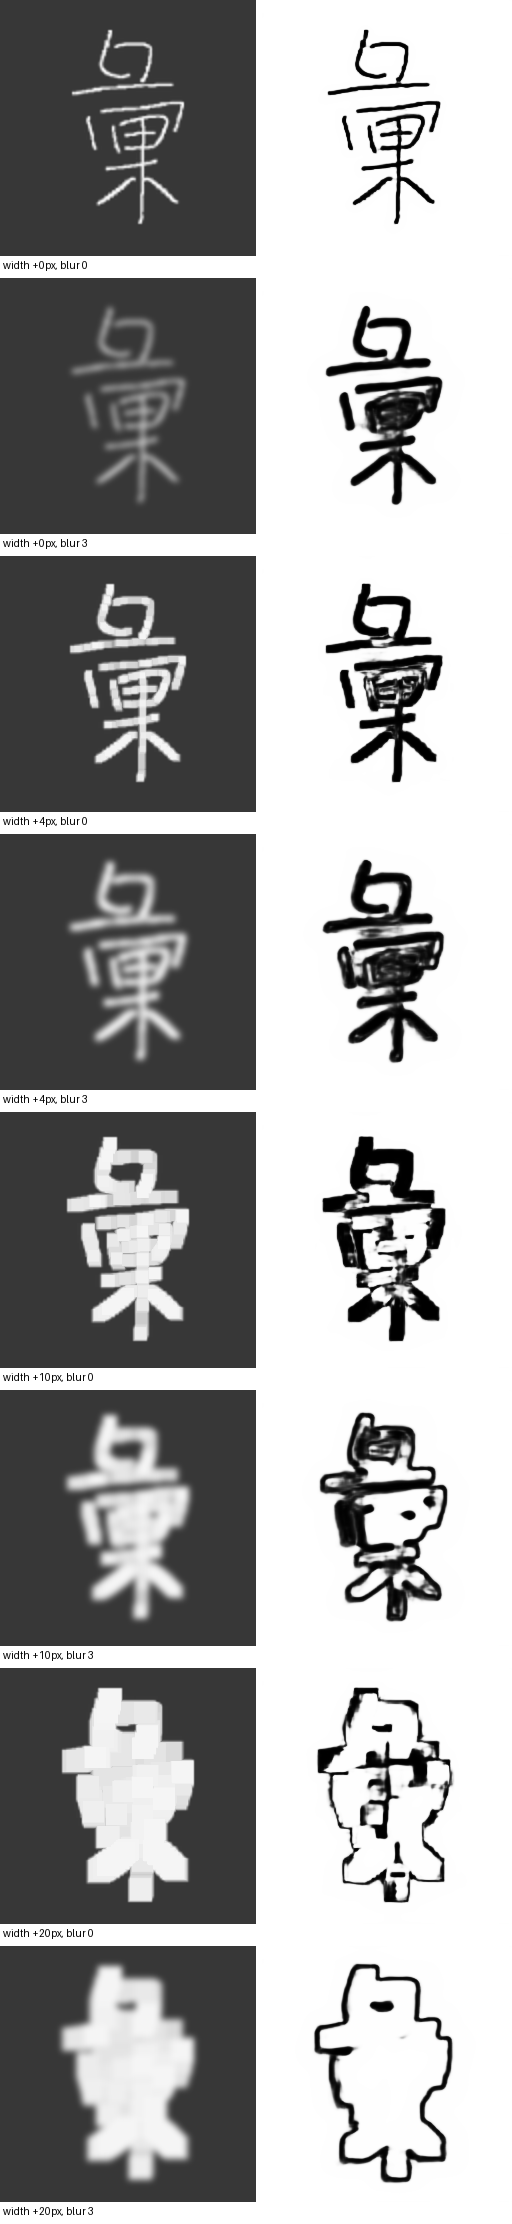

Here is the Python script that generated this plot:
from pathlib import Path
import json
import numpy as np
from PIL import Image,ImageFilter,ImageDraw
import torch
from photo_restoration.model import PhotoInkRestorer
p=Path('experiments/handwriting/results/photo-restoration-pilot-v1');torch.set_num_threads(2)
a=np.load(p/'validation.npy',mmap_mode='r');indices=np.random.default_rng(74).choice(len(a),32,replace=False)
m=PhotoInkRestorer().to('mps').eval();m.load_state_dict(torch.load(p/'best.pt',map_location='cpu',weights_only=False)['model'])
results=[];examples=[]
for dilation in [0,4,10,20]:
 for blur in [0,1,3]:
  photos=[];truths=[];interiors=[]
  for i in indices:
   mask=Image.fromarray(255-a[i]).resize((256,256),Image.Resampling.BICUBIC)
   if dilation: mask=mask.filter(ImageFilter.MaxFilter(dilation+1))
   alpha=np.asarray(mask,dtype=np.float32)/255
   image=Image.fromarray(np.uint8(55+(245-55)*alpha)).convert('RGB').filter(ImageFilter.GaussianBlur(blur))
   photos.append(np.asarray(image,dtype=np.float32).transpose(2,0,1).copy()/255)
   truth=alpha>.9;truths.append(truth)
   interiors.append(np.asarray(Image.fromarray(np.uint8(truth)*255).filter(ImageFilter.MinFilter(7)))>0)
  predictions=[]
  with torch.inference_mode():
   for j in range(0,len(photos),16):predictions.extend(m(torch.from_numpy(np.stack(photos[j:j+16])).to('mps')).sigmoid().cpu().numpy()[:,0])
  pred=np.stack(predictions);truth=np.stack(truths);inside=np.stack(interiors)
  results.append(dict(dilation_pixels=dilation,blur_sigma=blur,n=32,ink_recall=float((pred[truth]>=.5).mean()),interior_recall=float((pred[inside]>=.5).mean()),interior_probability=float(pred[inside].mean())))
  if blur in [0,3]: examples.append((photos[0],pred[0],f'width +{dilation}px, blur {blur}'))
sheet=Image.new('RGB',(512,278*len(examples)),'white');draw=ImageDraw.Draw(sheet)
for i,(photo,pred,label) in enumerate(examples):
 sheet.paste(Image.fromarray(np.uint8(photo.transpose(1,2,0)*255)),(0,i*278));sheet.paste(Image.fromarray(np.uint8((1-pred)*255)).convert('RGB'),(256,i*278));draw.text((3,i*278+259),label,fill='black')
sheet.save(p/'thickness-blur-probe.png')
(p/'thickness-blur-probe.json').write_text(json.dumps(results,indent=2));print(json.dumps(results,indent=2))
